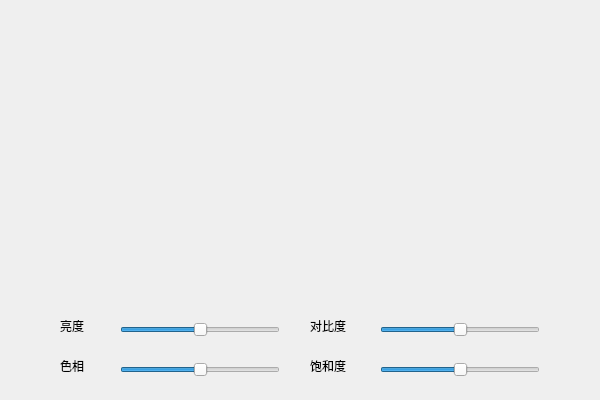
<?xml version="1.0" encoding="UTF-8"?>
<ui version="4.0">
 <class>Widget</class>
 <widget class="QWidget" name="Widget">
  <property name="geometry">
   <rect>
    <x>0</x>
    <y>0</y>
    <width>600</width>
    <height>400</height>
   </rect>
  </property>
  <property name="windowTitle">
   <string>Widget</string>
  </property>
  <widget class="QLabel" name="label">
   <property name="geometry">
    <rect>
     <x>60</x>
     <y>320</y>
     <width>54</width>
     <height>12</height>
    </rect>
   </property>
   <property name="text">
    <string>亮度</string>
   </property>
  </widget>
  <widget class="QLabel" name="label_2">
   <property name="geometry">
    <rect>
     <x>310</x>
     <y>320</y>
     <width>54</width>
     <height>12</height>
    </rect>
   </property>
   <property name="text">
    <string>对比度</string>
   </property>
  </widget>
  <widget class="QLabel" name="label_3">
   <property name="geometry">
    <rect>
     <x>60</x>
     <y>360</y>
     <width>54</width>
     <height>12</height>
    </rect>
   </property>
   <property name="text">
    <string>色相</string>
   </property>
  </widget>
  <widget class="QLabel" name="label_4">
   <property name="geometry">
    <rect>
     <x>310</x>
     <y>360</y>
     <width>54</width>
     <height>12</height>
    </rect>
   </property>
   <property name="text">
    <string>饱和度</string>
   </property>
  </widget>
  <widget class="QSlider" name="brightnessSlider">
   <property name="geometry">
    <rect>
     <x>120</x>
     <y>320</y>
     <width>160</width>
     <height>19</height>
    </rect>
   </property>
   <property name="minimum">
    <number>-100</number>
   </property>
   <property name="maximum">
    <number>100</number>
   </property>
   <property name="orientation">
    <enum>Qt::Horizontal</enum>
   </property>
  </widget>
  <widget class="QSlider" name="contrastSlider">
   <property name="geometry">
    <rect>
     <x>380</x>
     <y>320</y>
     <width>160</width>
     <height>19</height>
    </rect>
   </property>
   <property name="minimum">
    <number>-100</number>
   </property>
   <property name="maximum">
    <number>100</number>
   </property>
   <property name="orientation">
    <enum>Qt::Horizontal</enum>
   </property>
  </widget>
  <widget class="QSlider" name="hueSlider">
   <property name="geometry">
    <rect>
     <x>120</x>
     <y>360</y>
     <width>160</width>
     <height>19</height>
    </rect>
   </property>
   <property name="minimum">
    <number>-100</number>
   </property>
   <property name="maximum">
    <number>100</number>
   </property>
   <property name="orientation">
    <enum>Qt::Horizontal</enum>
   </property>
  </widget>
  <widget class="QSlider" name="saturationSlider">
   <property name="geometry">
    <rect>
     <x>380</x>
     <y>360</y>
     <width>160</width>
     <height>19</height>
    </rect>
   </property>
   <property name="minimum">
    <number>-100</number>
   </property>
   <property name="maximum">
    <number>100</number>
   </property>
   <property name="orientation">
    <enum>Qt::Horizontal</enum>
   </property>
  </widget>
 </widget>
 <layoutdefault spacing="6" margin="11"/>
 <resources/>
 <connections/>
</ui>
